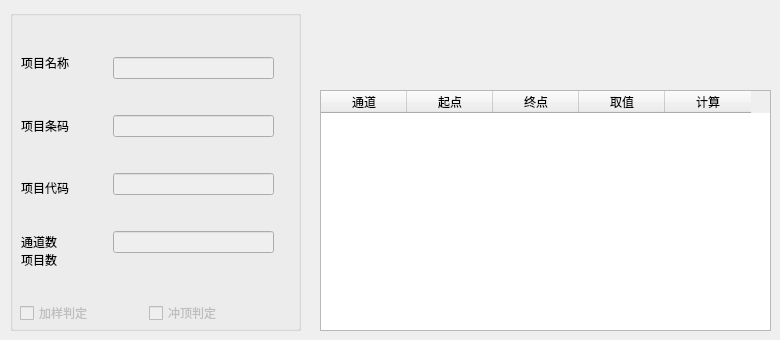
       <widget class="QWidget" name="page_34">
        <widget class="QTableWidget" name="tableWidget_Peak">
         <property name="geometry">
          <rect>
           <x>320</x>
           <y>90</y>
           <width>451</width>
           <height>241</height>
          </rect>
         </property>
         <property name="horizontalScrollBarPolicy">
          <enum>Qt::ScrollBarAlwaysOff</enum>
         </property>
         <attribute name="horizontalHeaderDefaultSectionSize">
          <number>86</number>
         </attribute>
         <column>
          <property name="text">
           <string>通道</string>
          </property>
          <property name="textAlignment">
           <set>AlignCenter</set>
          </property>
         </column>
         <column>
          <property name="text">
           <string>起点</string>
          </property>
          <property name="textAlignment">
           <set>AlignCenter</set>
          </property>
         </column>
         <column>
          <property name="text">
           <string>终点</string>
          </property>
          <property name="textAlignment">
           <set>AlignCenter</set>
          </property>
         </column>
         <column>
          <property name="text">
           <string>取值</string>
          </property>
          <property name="textAlignment">
           <set>AlignCenter</set>
          </property>
         </column>
         <column>
          <property name="text">
           <string>计算</string>
          </property>
          <property name="textAlignment">
           <set>AlignCenter</set>
          </property>
         </column>
        </widget>
        <widget class="QGroupBox" name="groupBox_item">
         <property name="geometry">
          <rect>
           <x>10</x>
           <y>10</y>
           <width>291</width>
           <height>321</height>
          </rect>
         </property>
         <property name="title">
          <string/>
         </property>
         <widget class="QWidget" name="layoutWidget">
          <property name="geometry">
           <rect>
            <x>10</x>
            <y>290</y>
            <width>251</width>
            <height>27</height>
           </rect>
          </property>
          <layout class="QHBoxLayout" name="horizontalLayout">
           <property name="sizeConstraint">
            <enum>QLayout::SetDefaultConstraint</enum>
           </property>
           <item>
            <widget class="QCheckBox" name="checkBox_jiayang">
             <property name="enabled">
              <bool>false</bool>
             </property>
             <property name="sizePolicy">
              <sizepolicy hsizetype="Minimum" vsizetype="Fixed">
               <horstretch>0</horstretch>
               <verstretch>0</verstretch>
              </sizepolicy>
             </property>
             <property name="text">
              <string>加样判定</string>
             </property>
            </widget>
           </item>
           <item>
            <widget class="QCheckBox" name="checkBox_chonding">
             <property name="enabled">
              <bool>false</bool>
             </property>
             <property name="sizePolicy">
              <sizepolicy hsizetype="Minimum" vsizetype="Fixed">
               <horstretch>0</horstretch>
               <verstretch>0</verstretch>
              </sizepolicy>
             </property>
             <property name="text">
              <string>冲顶判定</string>
             </property>
            </widget>
           </item>
          </layout>
         </widget>
         <widget class="QWidget" name="layoutWidget">
          <property name="geometry">
           <rect>
            <x>11</x>
            <y>21</y>
            <width>71</width>
            <height>251</height>
           </rect>
          </property>
          <layout class="QVBoxLayout" name="verticalLayout_2">
           <property name="spacing">
            <number>0</number>
           </property>
           <property name="topMargin">
            <number>0</number>
           </property>
           <item>
            <widget class="QLabel" name="label_8">
             <property name="text">
              <string>项目名称  </string>
             </property>
             <property name="buddy">
              <cstring>lineEdit_chanpingmingcheng</cstring>
             </property>
            </widget>
           </item>
           <item>
            <widget class="QLabel" name="label_33">
             <property name="text">
              <string>项目条码</string>
             </property>
             <property name="buddy">
              <cstring>lineEdit_xiangmutiaoma</cstring>
             </property>
            </widget>
           </item>
           <item>
            <widget class="QLabel" name="label_14">
             <property name="text">
              <string>项目代码</string>
             </property>
             <property name="buddy">
              <cstring>lineEdit_chanpingdaima</cstring>
             </property>
            </widget>
           </item>
           <item>
            <widget class="QLabel" name="label_11">
             <property name="text">
              <string>通道数
项目数</string>
             </property>
             <property name="buddy">
              <cstring>lineEdit_tonddaoshu</cstring>
             </property>
            </widget>
           </item>
          </layout>
         </widget>
         <widget class="QWidget" name="layoutWidget">
          <property name="geometry">
           <rect>
            <x>103</x>
            <y>11</y>
            <width>161</width>
            <height>271</height>
           </rect>
          </property>
          <layout class="QVBoxLayout" name="verticalLayout">
           <property name="spacing">
            <number>0</number>
           </property>
           <item>
            <widget class="QLineEdit" name="lineEdit_chanpingmingcheng">
             <property name="enabled">
              <bool>false</bool>
             </property>
            </widget>
           </item>
           <item>
            <widget class="QLineEdit" name="lineEdit_xiangmutiaoma">
             <property name="enabled">
              <bool>false</bool>
             </property>
             <property name="text">
              <string/>
             </property>
            </widget>
           </item>
           <item>
            <widget class="QLineEdit" name="lineEdit_chanpingdaima">
             <property name="enabled">
              <bool>false</bool>
             </property>
            </widget>
           </item>
           <item>
            <widget class="QLineEdit" name="lineEdit_tonddaoshu">
             <property name="enabled">
              <bool>false</bool>
             </property>
             <property name="sizePolicy">
              <sizepolicy hsizetype="Expanding" vsizetype="Fixed">
               <horstretch>0</horstretch>
               <verstretch>0</verstretch>
              </sizepolicy>
             </property>
            </widget>
           </item>
          </layout>
         </widget>
        </widget>
       </widget>
